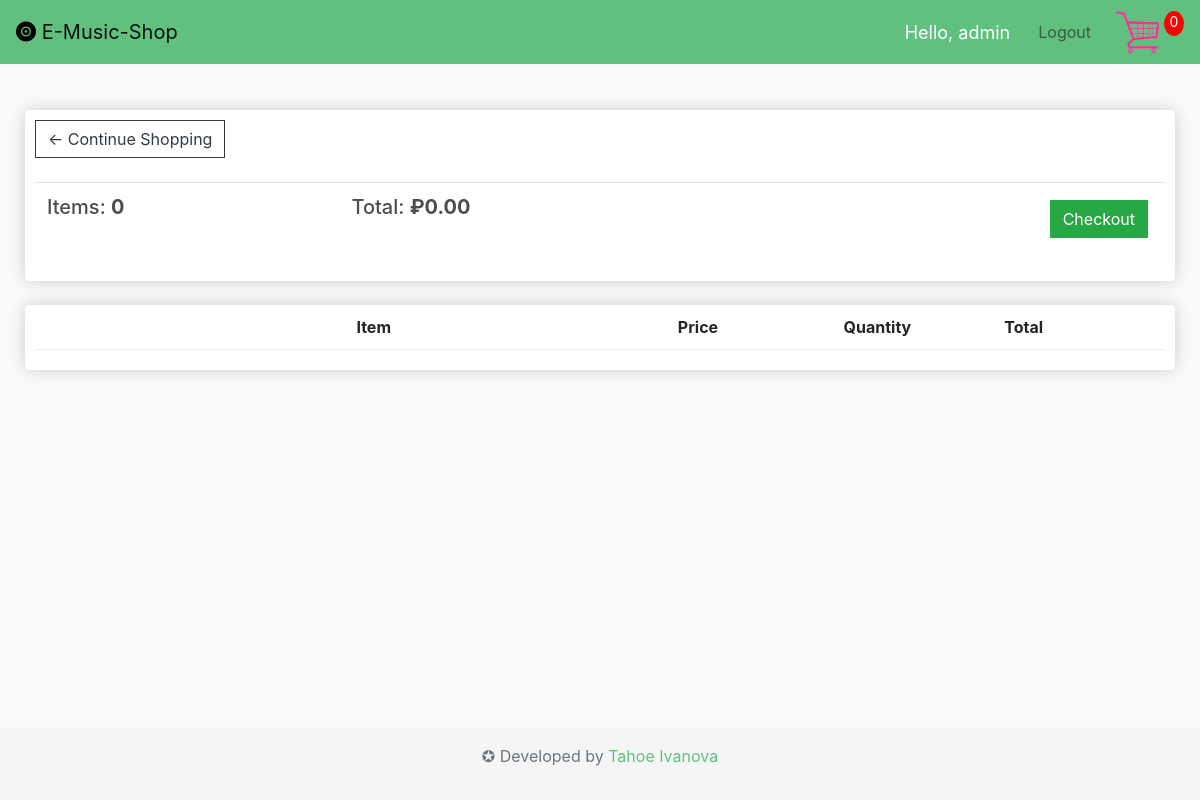
The app's page /cart/ (signed in), older data.
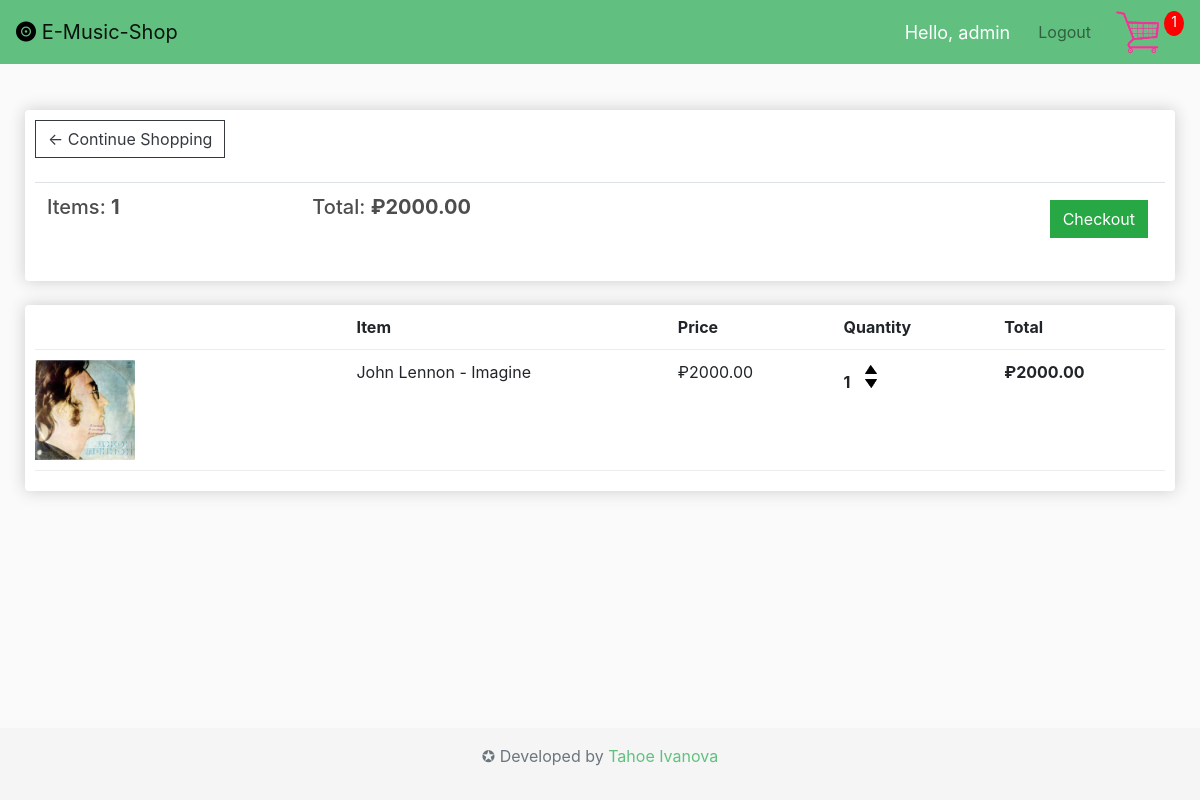
The same page, newer data.
### store/models.py (models this page shows, shortened)
class Order(models.Model):
    customer = models.ForeignKey(Customer, on_delete=models.SET_NULL, blank=True, null=True)
    date_ordered = models.DateTimeField(auto_now_add=True)
    complete = models.BooleanField(default=False, null=True, blank=False)
    transaction_id = models.CharField(max_length=200, null=True)
    @property
    def get_cart_total(self):
        orderitems = self.orderitem_set.all()
        total = sum([item.get_total for item in orderitems])
        return total
    @property
    def get_cart_items(self):
        orderitems = self.orderitem_set.all()
        total = sum([item.quantity for item in orderitems])
        return total

class OrderItem(models.Model):
    product = models.ForeignKey(Product, on_delete=models.SET_NULL, blank=True, null=True)
    order = models.ForeignKey(Order, on_delete=models.SET_NULL, blank=True, null=True)
    quantity = models.IntegerField(default=0, null=True, blank=True)
    date_added = models.DateTimeField(auto_now_add=True)
    @property
    def get_total(self):
        total = self.product.price * self.quantity
        return total

class IsActiveMixin(models.Model):
    is_active = models.BooleanField(default=True)
    class Meta:
        abstract = True

class Product(IsActiveMixin, models.Model):
    custom_id = models.IntegerField(default=100, null=True, blank=True)
    name = models.CharField(max_length=200, null=True)
    description = models.ForeignKey(ProductDescription, on_delete=models.CASCADE, blank=True, null=True)
    price = models.DecimalField(max_digits=7, decimal_places=2)
    digital = models.BooleanField(default=False, null=True, blank=False)
    image1 = models.ImageField(upload_to='store',null=True, blank=True)
    image2 = models.ImageField(upload_to='store',null=True, blank=True)
    quantity = models.IntegerField(default=1, blank=True, null=True)
    custom_info = models.TextField(blank=True, null=True)
    objects = models.Manager()
    product_active = ProductManager()
    class Meta:
        ordering = ['custom_id']
    @property
    def imageURL(self):
        try:
            url = self.image1.url
        except:
            url = ''
        return url

### store/views.py (the view)
# urls.py: path('cart/', views.cart, name='cart'),
def cart(request):
    data = cartData(request)
    cartItems = data['cartItems']
    order = data['order']
    items = data['items']
    context = {'items':items, 'order':order, 'cartItems':cartItems}
    return render(request, 'store/cart.html', context)

### store/utils.py (called while the page is built)
def cartData(request):
    if request.user.is_authenticated:
        customer = request.user.customer
        order, created = Order.objects.get_or_create(customer=customer, complete=False)
        items = order.orderitem_set.all()
        cartItems = order.get_cart_items
    else:
        cookieData = cookieCart(request)
        cartItems = cookieData['cartItems']
        order = cookieData['order']
        items = cookieData['items']
    return {'cartItems': cartItems, 'order': order, 'items': items}

### store/templates/store/cart.html
{% extends 'store/main.html' %}
{% load static %}
{% block content %}
<div class="row" style="margin: 10px;margin-top: 100px">
    <div class="col-lg-12">
        <div class="box-element">
            <a class="btn btn-outline-dark" href="{% url 'store' %}">&#8592; Continue Shopping</a>
            <br>
            <br>
            <table class="table">
                <tr>
                    <th><h5>Items: <strong>{{order.get_cart_items}}</strong></h5></th>
                    <th><h5>Total: <strong>&#8381;{{order.get_cart_total|floatformat:2}}</strong></h5></th>
                    <th>
                        <a style="float:right; margin:5px" class="btn btn-success" href="{% url 'checkout' %}">Checkout</a>
                    </th>
                </tr>
            </table>
        </div>
        <br>
        <div class="box-element">
            <div class="cart-row">
                <div style="flex:2"></div>
                <div style="flex:2"><strong>Item</strong></div>
                <div style="flex:1"><strong>Price</strong></div>
                <div style="flex:1; margin-left:5px"><strong>Quantity</strong></div>
                <div style="flex:1"><strong>Total</strong></div>
            </div>
            {% for item in items %}
            <div class="cart-row">
                <div style="flex:2"><img class="row-image" src="{{item.product.imageURL}}"></div>
                <div style="flex:2">{{item.product.name}}</div>
                <div style="flex:1">&#8381;{{item.product.price|floatformat:2}}</div>
                <div style="flex:1; margin-left:5px">
                    <p class="quantity">{{item.quantity}}</p>
                    <div class="quantity">
							<img data-product="{{item.product.id}}" data-action="add" class="chg-quantity update-cart" src="{% static 'images/arrow-up.png' %}">
							<img data-product="{{item.product.id}}" data-action="remove" class="chg-quantity update-cart" src="{% static 'images/arrow-down.png' %}">
                    </div>
                </div>
                <div style="flex:1"><strong>&#8381;{{item.get_total}}</strong></div>
            </div>
            {% endfor %}
        </div>
        <br>
    </div>
</div>
{% endblock %}

### store/templates/store/main.html (shortened to what this page needs)
<!doctype html>
{% load static %}
<html lang="en" class="h-100">
  <head>
    <link rel="stylesheet" href="https://stackpath.bootstrapcdn.com/bootstrap/4.4.1/css/bootstrap.min.css">
    <link href="/docs/4.4/dist/css/bootstrap.min.css" rel="stylesheet">
    <link rel="stylesheet" type="text/css" href="{% static 'css/sticky-footer.css' %}">
    <link rel="stylesheet" type="text/css" href="{% static 'css/main.css' %}">
  </head>
  <body class="d-flex flex-column h-100">
    <nav class="navbar navbar-expand-md navbar-light fixed-top" style="background-color: #61C07F;">
        <a class="navbar-brand" href="{% url 'store' %}"><i class="fas fa-record-vinyl" style="color:black;"></i> E-Music-Shop</a>
        <div class="collapse navbar-collapse" id="navbarCollapse">
            <ul class="navbar-nav ml-auto">
              {% if user.is_authenticated %}
                <span id="hello-msg">
                  Hello, {{request.user}}
                </span>
              <li class="nav-item">
                <a class="nav-link" href="{% url 'logout'%}">Logout</a>
              </li>
              {%endif%}
            </ul>
        </div>
        <a href="{% url 'cart' %}">
           <img  id="cart-icon" src="{% static 'images/cart-icon-28355.gif'%}">
        </a>
        <p id="cart-total">{{cartItems}}</p>
    </nav>
<main role="main" class="flex-shrink-0">
       {% block content %}
        {% endblock content %}
</main>
<footer class="footer mt-auto py-3">
  <div class="container">
    <span class="text-muted" >
        <p style="text-align: center;">&#10026; Developed by <a style="color:#61C07F" href="https://github.com/tahoeivanova">Tahoe Ivanova</a></p>
    </span>
  </div>
</footer>
</body>
</html>

Row changes from the older to the newer data that the page shows:
computed for Order: get_cart_items "0" → "1"; get_cart_total "0.00" → "2000.00"
added OrderItem: product.imageURL (picture), product.name "John Lennon - Imagine", product.price "2000.00", quantity "1", get_total "2000.00"
Text that changed along with them:
{{ cartItems }}: "0" → "1"
